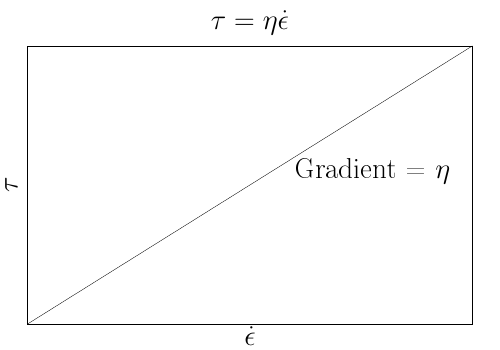

Reproduce this figure in gnuplot.
#Gnuplot script to plot a flow curve for a Newtonian fluid

set terminal epslatex standalone

set output 'newtonian.tex'

unset key

unset xtics
unset ytics

set xlabel '\huge $\dot{\epsilon}$'
set ylabel '\huge $\tau$'

set title '\huge $\tau = \eta \dot{\epsilon}$'

set label '\huge Gradient = $\eta$' at 2, 1
plot x w l lc 0 